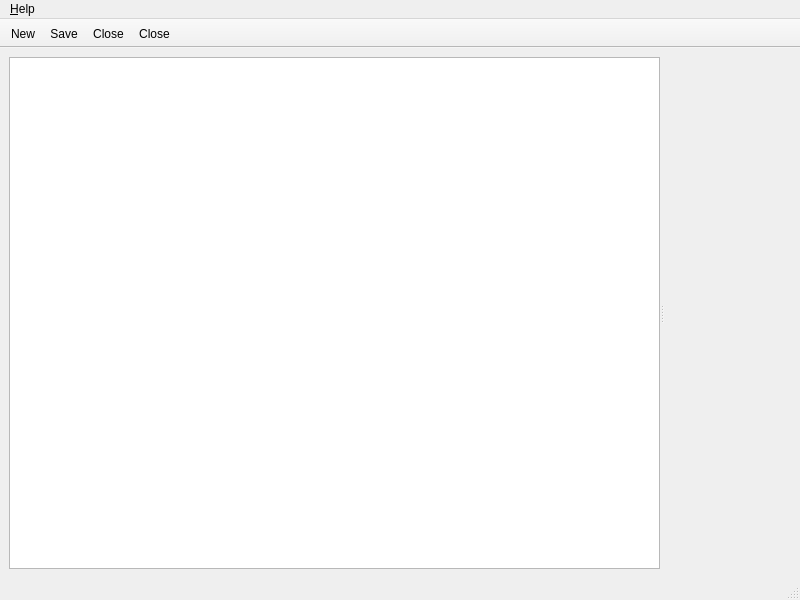
<?xml version="1.0" encoding="UTF-8"?>
<ui version="4.0">
 <class>MainWindow</class>
 <widget class="QMainWindow" name="MainWindow">
  <property name="geometry">
   <rect>
    <x>0</x>
    <y>0</y>
    <width>800</width>
    <height>600</height>
   </rect>
  </property>
  <property name="windowTitle">
   <string>Comet</string>
  </property>
  <widget class="QWidget" name="centralwidget">
   <layout class="QHBoxLayout" name="horizontalLayout">
    <item>
     <widget class="QSplitter" name="splitter">
      <property name="orientation">
       <enum>Qt::Horizontal</enum>
      </property>
      <property name="childrenCollapsible">
       <bool>false</bool>
      </property>
      <widget class="QWidget" name="verticalLayoutWidget">
       <layout class="QVBoxLayout" name="verticalLayout">
        <item>
         <widget class="QTreeView" name="collectionView">
          <attribute name="headerVisible">
           <bool>false</bool>
          </attribute>
         </widget>
        </item>
       </layout>
      </widget>
      <widget class="QTabWidget" name="tabWidget">
       <property name="currentIndex">
        <number>-1</number>
       </property>
       <property name="usesScrollButtons">
        <bool>true</bool>
       </property>
       <property name="documentMode">
        <bool>true</bool>
       </property>
       <property name="tabsClosable">
        <bool>true</bool>
       </property>
       <property name="movable">
        <bool>true</bool>
       </property>
      </widget>
     </widget>
    </item>
   </layout>
  </widget>
  <widget class="QStatusBar" name="statusBar"/>
  <widget class="QMenuBar" name="menuBar">
   <property name="geometry">
    <rect>
     <x>0</x>
     <y>0</y>
     <width>800</width>
     <height>37</height>
    </rect>
   </property>
   <widget class="QMenu" name="menu_Help">
    <property name="title">
     <string>&amp;Help</string>
    </property>
    <addaction name="action_About"/>
   </widget>
   <addaction name="menu_Help"/>
  </widget>
  <widget class="QToolBar" name="toolBar">
   <property name="windowTitle">
    <string>toolBar</string>
   </property>
   <property name="movable">
    <bool>false</bool>
   </property>
   <attribute name="toolBarArea">
    <enum>TopToolBarArea</enum>
   </attribute>
   <attribute name="toolBarBreak">
    <bool>false</bool>
   </attribute>
   <addaction name="actionNew"/>
   <addaction name="actionSave"/>
   <addaction name="actionClose"/>
   <addaction name="actionDelete"/>
  </widget>
  <action name="action_About">
   <property name="text">
    <string>&amp;About</string>
   </property>
  </action>
  <action name="actionNew">
   <property name="icon">
    <iconset resource="icons.qrc">
     <normaloff>:/icons/new.svg</normaloff>:/icons/new.svg</iconset>
   </property>
   <property name="text">
    <string>New</string>
   </property>
   <property name="toolTip">
    <string>Create New Request</string>
   </property>
   <property name="shortcut">
    <string>Ctrl+N</string>
   </property>
  </action>
  <action name="actionSave">
   <property name="icon">
    <iconset resource="icons.qrc">
     <normaloff>:/icons/save.svg</normaloff>:/icons/save.svg</iconset>
   </property>
   <property name="text">
    <string>Save</string>
   </property>
   <property name="toolTip">
    <string>Save Request</string>
   </property>
   <property name="shortcut">
    <string>Ctrl+S</string>
   </property>
  </action>
  <action name="actionClose">
   <property name="icon">
    <iconset resource="icons.qrc">
     <normaloff>:/icons/close.svg</normaloff>:/icons/close.svg</iconset>
   </property>
   <property name="text">
    <string>Close</string>
   </property>
   <property name="toolTip">
    <string>Close Request</string>
   </property>
   <property name="shortcut">
    <string>Ctrl+W</string>
   </property>
  </action>
  <action name="actionDelete">
   <property name="icon">
    <iconset resource="icons.qrc">
     <normaloff>:/icons/delete.svg</normaloff>:/icons/delete.svg</iconset>
   </property>
   <property name="text">
    <string>Close</string>
   </property>
   <property name="toolTip">
    <string>Delete Request</string>
   </property>
   <property name="shortcut">
    <string>Ctrl+Backspace</string>
   </property>
  </action>
 </widget>
 <resources>
  <include location="icons.qrc"/>
 </resources>
 <connections/>
</ui>
